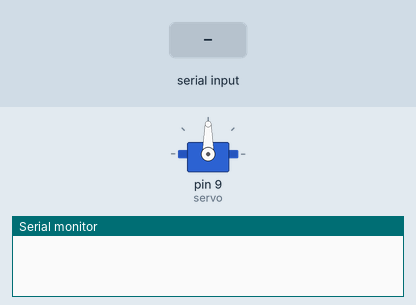
A sketch run on a simulated Arduino Uno, built with avr-gcc and run on an emulated ATmega328P. Shown: servo, the last lines printed to the serial monitor. The test bench sets the inputs (shaded band).

Above: at 1.2 s.
1.3 s: "5\n" received over Serial
At 2.0 s:
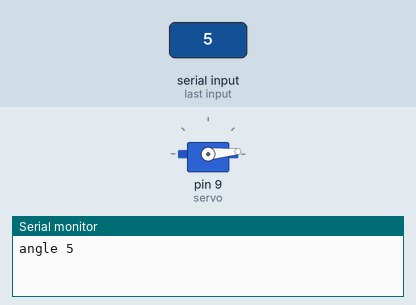
2.8 s: "90\n" received over Serial
At 3.2 s:
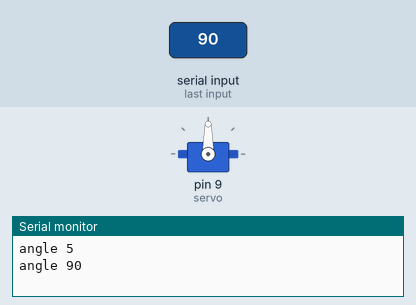
Timing chart, 0 to 5.8 s (numbered marks = the images above; inputs shaded):
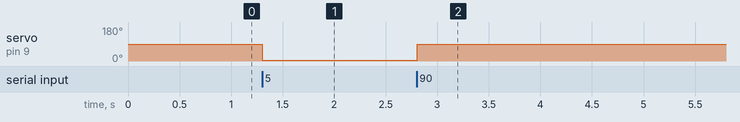

The sketch:

serial-servo-command.ino
```cpp
// Reference solution: a line with a whole number 0..180 moves the SG90 on D9 there and is answered
// "angle <n>"; anything else is answered "error" and the servo stays.
#include <Servo.h>

Servo servo;
String line;

void setup() {
  Serial.begin(9600);
  servo.attach(9);
}

void handle(String s) {
  s.trim();
  bool digits = s.length() > 0 && s.length() <= 3;
  for (unsigned int i = 0; i < s.length(); i++) if (!isDigit(s[i])) digits = false;
  int n = digits ? s.toInt() : -1;
  if (n < 0 || n > 180) {
    Serial.println("error");
    return;
  }
  servo.write(n);
  Serial.print("angle ");
  Serial.println(n);
}

void loop() {
  while (Serial.available()) {
    char c = Serial.read();
    if (c == '\n') {
      handle(line);
      line = "";
    } else {
      line += c;
    }
  }
}
```

Measured:
- after the input at 1.3 s, servo on pin 9 (servo): 90° → 5° at once
- after the input at 2.8 s, servo on pin 9 (servo): 5° → 90° at once
